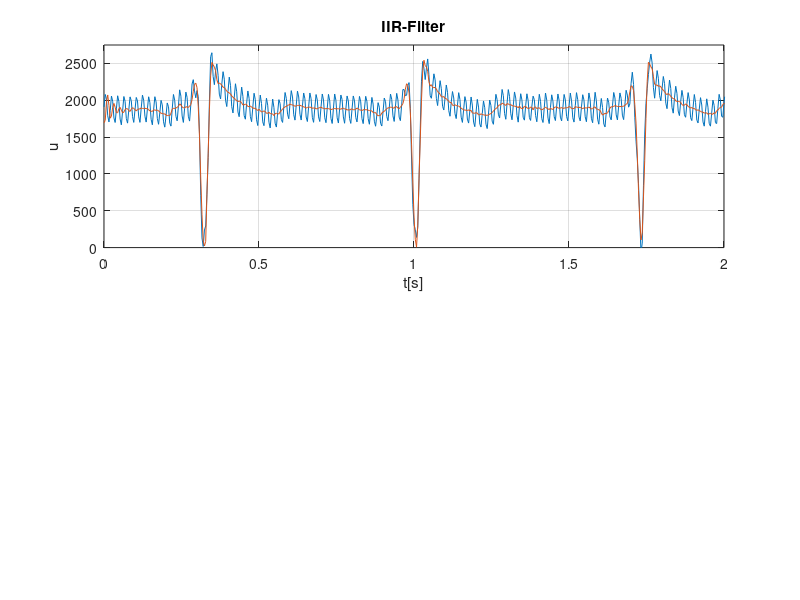

Source code (MATLAB): (Note: this script raises an error after producing the figure.)
clear
close all

T_A = 4e-3;
f_A = 1/T_A;
T_MAX = 30;
BUFFERSIZE = T_MAX/T_A;
df = f_A / BUFFERSIZE;

t = linspace(0, T_MAX, BUFFERSIZE);

noise_freq = 50;
noise_amplitude = 250;
noise = noise_amplitude* sin(2 * pi * noise_freq * t);



data = transpose(load("gabriel_ekg.mat").data) + noise;

F_data = (fft(data));
F_dataFiltered = F_data;
F_data = abs(F_data);

x_f = linspace(0, f_A, BUFFERSIZE);


element_f1 = 49.5/df + 1;
element_f2 = 50.5/df + 1;
for element=element_f1:element_f2
    F_dataFiltered(element) = 0;
end

element_f1 = BUFFERSIZE - 50.5/df;
element_f2 = BUFFERSIZE - 49.5/df;
for element=element_f1:element_f2
    F_dataFiltered(element) = 0;
end

dataFiltered = ifft(F_dataFiltered);

%Numerator
N0 = 1.0;
N1 = -0.622946104851632709298314694024156779051;
N2 = 1;

% Denominator
D0 = 1.0;
D1 = -0.553076317436604014687873132061213254929;
D2 =   0.775679511049613079620712596806697547436 ;

% Gain
gain = 0.887839755524806539810356298403348773718   ;

MEM0 = 0.0;
MEM1 = 0.0;
MEM2 = 0.0;

dataNumFilter = 0;

for i=1:BUFFERSIZE
    y = 0.0;
    
    MEM0 = data(i) - D1*MEM1 - D2 * MEM2;
    y = gain * (N0 * MEM0 + N1 * MEM1 + N2 * MEM2);

    MEM2 = MEM1;
    MEM1 = MEM0;
    
    dataNumFilter(i,:) = y;
end

F_dataNumFilter = transpose(abs(fft(dataNumFilter)));

dataNumFilter = transpose(dataNumFilter);

%createfigureIIR(t, [data dataNumFilter], x_f, [F_data F_dataNumFilter])

subplot(2,1,1)
plot(t, data)
title("IIR-Filter")
grid
hold
%plot(t, dataFiltered)
plot(t, dataNumFilter)
xlim([0 2])
ylim([0 2750])
xlabel("t[s]")
ylabel("u")
subtitle("Signal")
legend("Eingangssignal", "Ausgangssignal", "Location","southeast")
subplot(2,1,2)
plot(x_f, F_data)
grid
hold
%xlim([0 60])
ylim([0 1e6])
%plot(x_f, abs(F_dataFiltered))
plot(x_f, F_dataNumFilter)
xlabel("f[Hz]")
ylabel("|FFT(u)|")
subtitle("Spektrum")
legend("Eingangsspektrum", "Ausgangsspektrum")


